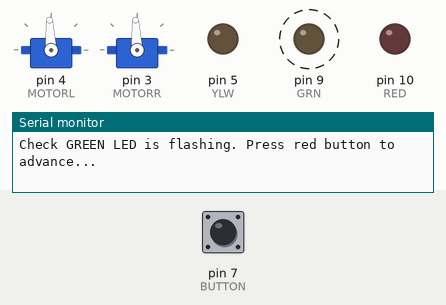
Recording of a sketch running on a simulated Arduino Uno, built with avr-gcc and run on an emulated ATmega328P. On the bench: 2 × servo, output pins drawn as LEDs (lit = HIGH), the last lines printed to the serial monitor. Dashed ring = blinking. The test bench sets the inputs (shaded band); at power-on: pin 7 (BUTTON) LOW.

Above: at 1.93 s.
2.4 s: pin 7 (BUTTON) pulled HIGH for 0.65 s
At 3.8 s:
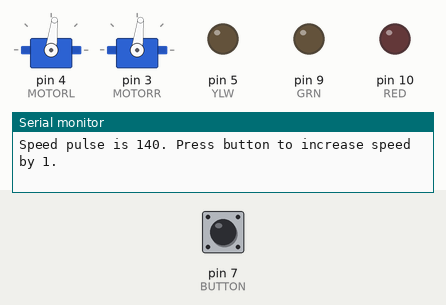
4.5 s: pin 7 (BUTTON) pulled HIGH for 1 s
At 5.4 s:
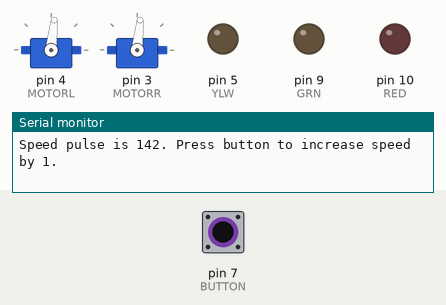
7.0 s: pin 7 (BUTTON) driven HIGH
At 12.4 s:
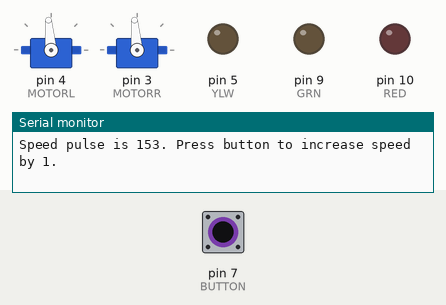
13.2 s: pin 7 (BUTTON) driven LOW
At 14.6 s:
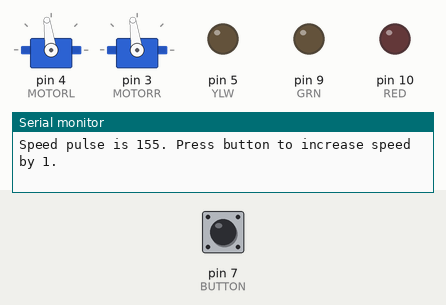
15.0 s: pin 7 (BUTTON) driven HIGH
At 20.4 s:
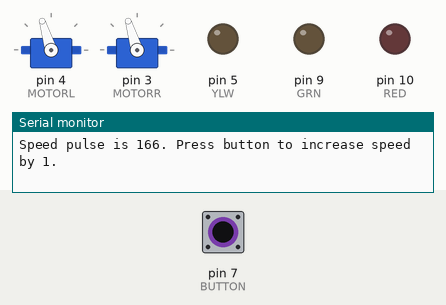
Timing chart, 0 to 28.5 s (numbered marks = the images above; inputs shaded):
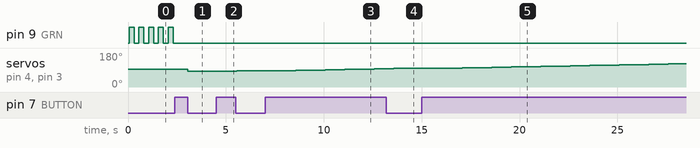

The sketch:

MREN104Lab3MiniBotDeadZone.ino
```cpp
/************************************************

  MREN104Lab3MiniBotDeadZone

  by B. Surgenor, 2021
  updated by D. A. Ells, 2023

  This program is used to calibrate the stop
  speed deadband of your MiniBot.

  The Serial monitor needs to be opened to run
  the program.

  At the start, the robot will move at a speed of
  140 (backwards). Pressing red button will
  increment the speed by one.

  Use the program to determine the motor dead zone.

************************************************/

// Include servo library
#include <Servo.h>

// Declare servo objects for the motors
Servo leftWheel;
Servo rightWheel;

// Pins assignments
int RED = 10;       // red LED pin
int GRN = 9;        // green LED pin
int YLW = 5;        // yellow LED pin
int BUTTON = 7;     // button pin

int MOTORL = 4;    // left motor signal pin
int MOTORR = 3;    // right motor signal pin

int stopPulse = 150;   // stop pulse for motors (nominal = 150)
int delta = -10;        // pulse delta

// Program setup
void setup() {

  // Set state of LED pins
  pinMode(GRN, OUTPUT);
  pinMode(YLW, OUTPUT);
  pinMode(RED, OUTPUT);

  // Set state of button pin
  pinMode(BUTTON, INPUT);

  // Attach the motor pins to the servo objects
  leftWheel.attach(MOTORL);
  rightWheel.attach(MOTORR);
  runMotors(0,0);       // stop the motors

  // Initialize serial communication
  Serial.begin(9600);

} // end of setup

// Program loop starts here
void loop() {

  // Open serial monitor
  //do {
    //turnOnLED(YLW);
  //} while(!Serial);       // while the serial monitor is not open

  Serial.println("Program ready. Make sure power on and wheels off ground.");

  // Test the green LED
  Serial.println("Check GREEN LED is flashing. Press red button to advance...");
  do {
    toggleLED(GRN);
  } while(digitalRead(BUTTON)== LOW);
  delay(500);

  Serial.print("Speed pulse is ");
  Serial.print(stopPulse+delta);
  Serial.println(". Press button to increase speed by 1.");

  do {

    runMotors(delta,delta);

    if(digitalRead(BUTTON)== HIGH){
      delta = delta+1;
      Serial.print("Speed pulse is ");
      Serial.print(stopPulse+delta);
      Serial.println(". Press button to increase speed by 1.");
    }
    delay(500);

  } while(1);

} // end of program loop

// Subroutines

// Run the motors
void runMotors(int deltaL, int deltaR)
{
  int pulseL = (stopPulse + deltaL)*10;   // calculate length of pulse
  int pulseR = (stopPulse + deltaR)*10;   // calculate length of pulse
  leftWheel.writeMicroseconds(pulseL);    // send pulse in microseconds
  rightWheel.writeMicroseconds(pulseR);   // send pulse in microseconds
}

// Turn on a single LED and turn others off
void turnOnLED(int COLOUR)
{
  digitalWrite(GRN, LOW);
  digitalWrite(YLW, LOW);
  digitalWrite(RED, LOW);
  digitalWrite(COLOUR, HIGH);
}

// Flash an LED on and off
void toggleLED(int colour){
  digitalWrite(GRN, LOW);
  digitalWrite(YLW, LOW);
  digitalWrite(RED, LOW);
  digitalWrite(colour, HIGH);
  delay(250);
  digitalWrite(colour, LOW);
  delay(250);
}
```

Measured:
- after the input at 2.4 s, pin 9 (GRN): stops changing and stays LOW; servo on pin 4 (MOTORL), servo on pin 3 (MOTORR): 93° → 83° after 0.66 s
- after the input at 4.5 s, servo on pin 4 (MOTORL), servo on pin 3 (MOTORR): 83° → 84° after 0.56 s, → 85° 0.50 s later
- after the input at 7.0 s, servo on pin 4 (MOTORL), servo on pin 3 (MOTORR): moves from 85° to 97° over 5.5 s, starting after 0.56 s
- after the input at 13.2 s, servo on pin 4 (MOTORL), servo on pin 3 (MOTORR): goes on until 13.6 s, then stays 98°
- after the input at 15.0 s, servo on pin 4 (MOTORL), servo on pin 3 (MOTORR): moves from 98° to 123° over 12.5 s, starting after 0.57 s
- by itself, pin 9 (GRN): alternates HIGH for 0.25 s and LOW for 0.25 s
